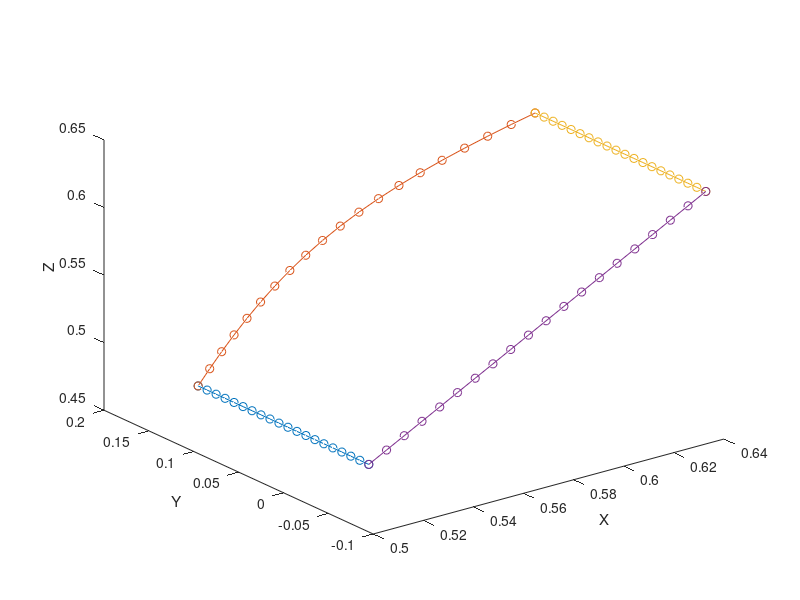

This figure's MATLAB source: (Note: this script raises an error after producing the figure.)
clc;
clear;
close all;

l=0.951*0.4; %longitud max 951mm

x0=0.5;
y0=-(l/4);
z0=0.5;
p=1.5*l+(pi*(l/4)); %Perimetro de la figura
paso=p/60; %Cantidad de puntos, Paso

%% Se hacen las 4 trayectorias a seguir, a trozos 
t1= linspace(0,l/2,20);
t2= linspace(0,pi,20);
t3= linspace(0,l/2,20);
t4= linspace(0,l/2,20);

y1 = y0+t1;
z1 = z0+t1-t1;
x1 = (t1-t1)+x0;

y2= -sqrt((l/4).^2 + ((t1)-l/4).^2)+y0+l/2 + sqrt((l/4).^2 + ((l/2)-l/4).^2);
z2= z0+((l/2)/pi)*t2*sin(pi/4);
x2= x0+((l/2)/pi)*t2*cos(pi/4);

y3 = y0+(l/2)-t3;
z3 = z0+t3-t3+(l/2)*sin(pi/4);
x3= -(t3-t3)+x0+(l/2)*cos(pi/4);

y4 = y0+t4-t4;
z4 = z0+t4-t4+(l/2)*sin(pi/4)-t4*cos(pi/4);
x4 = x0+t4-t4+(l/2)*cos(pi/4)-t4*cos(pi/4);


%Ahora se plotean las trayectorias
plot3(x1,y1,z1)
hold on
plot3(x2,y2,z2)
plot3(x3,y3,z3)
plot3(x4,y4,z4)

xlabel('X') 
ylabel('Y')
zlabel('Z')

x=[x1 x2 x3 x4];
y=[y1 y2 y3 y4];
z=[z1 z2 z3 z4];
xyz=[x' y' z']; %Se define una matriz con todos los puntos xyz
%% Luego se plotean los puntos de las trayectorias
scatter3(x1,y1,z1)
scatter3(x2,y2,z2)
scatter3(x3,y3,z3)
scatter3(x4,y4,z4)

%%
ws = [-100 100 -100 100 -100 400]/100;
plot_options={'workspace',ws,'scale',.4,'view',[-160,39],'tilesize',2,'ortho', 'lightpos',[2 2 14]};


L1=0.265; L2=0.444; L3=0.110; L4=0.470; L5=0.080; L6=0.037;

L(1) = Link('revolute','alpha', 0,    'a', 0,   'd',L1,   'offset', 0,   'modified', 'qlim',[-pi pi]);
L(2) = Link('revolute','alpha', -pi/2,    'a', 0,   'd',0,   'offset', -pi/2,   'modified', 'qlim',[-pi pi]);
L(3) = Link('revolute','alpha', 0,    'a', L2,   'd',0,   'offset', 0,   'modified', 'qlim',[-3.92699 1.48353]);
L(4) = Link('revolute','alpha', -pi/2,    'a', L3,   'd',L4,   'offset', 0,   'modified', 'qlim',[-pi pi]);
L(5) = Link('revolute','alpha', pi/2,    'a', 0,   'd',0,   'offset', 0,   'modified', 'qlim',[-pi pi]);
L(6) = Link('revolute','alpha', -pi/2,    'a', L5,   'd',L6,   'offset', 0,   'modified', 'qlim',[-pi pi]);
Robot = SerialLink(L,'name','ABB CRB 15000','plotopt',plot_options); 

Robot.tool= [1 0 0 0;
            0 1 0 0;
            0 0 1 0;
            0 0 0 1];
%% Se lleva el robot a home
q=[0 0 0 0 0 0];
ql = [0 0 0 0 0 0];
Robot.teach(q)

%% Se calculan los movimientos
rpy=[1.1071 0.7297 -1.1071]; %[r,p,y]=rod2angle([-1,0,1])
for i=1:length(x)   
    
[q1(i) q2(i) q3(i) q4(i) q5(i) q6(i)]=pos_q(rpy,[x(i),y(i),z(i)],Robot,ql);
ql=[q1(i) q2(i) q3(i) q4(i) q5(i) q6(i)]';
%rpy(i,:)=tr2rpy(Robot.fkine([q1(i) q2(i) q3(i) q4(i) q5(i) q6(i)]));
end


%% Se crea una matriz que contiene todas las posiciones de los vectores.
tqc=[q1' q2' q3' q4' q5' q6'];

%% Trayectoria inicial Home to start:
tq = jtraj(q,tqc(1,:),40);
Robot.plot(tq)

%%
Robot.plot(tqc)
%%
v=0.5
for i=1:length(x2)-1 
%Busqueda de las distancia entre los puntos pertenecientes a la curva
x2v(i)=x2(i+1)-x2(i);
y2v(i)=y2(i+1)-y2(i);
z2v(i)=z2(i+1)-z2(i);
N(i)=sqrt((x2v(i).^2)+(y2v(i).^2)+(z2v(i).^2));

tmrec=(x1(2)-x1(1))/v; %Tiempo entre los puntos de las partes rectas
tmcur(1)=(x2(1)-x1(20))/v;%Punto de unión entre recta y curva    %Se cambió de 14 a 20
tmcur(i+1)=N(i)/v;%Tiempo entre puntos de la curva 
tmcur(20)=0.951/v; %SE CAMBIÓ ESTE VALOR

end
%%
%Ahora se crea un vector de tiempos equivalente a las posiciones
%de las articulaciones
for i=1:length(tmcur)-1
tmcur(i+1)=tmcur(i+1)+tmcur(i); %tiempo acumulado en curva
end
temp0=[0:tmrec:tmrec*80 (tmcur+tmrec*80) (tmcur(20)+tmrec*80)+(tmrec:tmrec:tmrec*80)];
temp0=[temp0 temp0(80)+(tmrec:tmrec:tmrec*80)];



%% Ahora se crean los vectores de velocidad ángular
for i=1:length(q1)-1
tqv(i,:)=(tqc(i+1,:)-tqc(i,:))/(temp0(i+1)-temp0(i));
end
tqv(80,:)= tqv(79,:);

%% Se hacen todas las graficas de posición
figure(2)
subplot(2,3,1)
plot(temp0,q1)
xlabel('Tiempo (s)')
ylabel('Ángulo (rad)')
title('q1')
subplot(2,3,2)
plot(temp0,q2)
xlabel('Tiempo (s)')
ylabel('Ángulo (rad)')
title('q2')
subplot(2,3,3)
plot(temp0,q3)
xlabel('Tiempo (s)')
ylabel('Ángulo (rad)')
title('q3')
subplot(2,3,4)
plot(temp0,q4)
xlabel('Tiempo (s)')
ylabel('Ángulo (rad)')
title('q4')
subplot(2,3,5)
plot(temp0,q5)
xlabel('Tiempo (s)')
ylabel('Ángulo (rad)')
title('q5')
subplot(2,3,6)
plot(temp0,q6)
xlabel('Tiempo (s)')
ylabel('Ángulo (rad)')
title('q6')
%% Se hacen todas las graficas de velocidad
figure(3)
subplot(2,3,1)
plot(temp0(1:end-1),tqv(:,1))
xlabel('Tiempo (s)')
ylabel('Velocidad (rad/s)')
title('q1')
subplot(2,3,2)
plot(temp0(1:end-1),tqv(:,2))
xlabel('Tiempo (s)')
ylabel('Velocidad (rad/s)')
title('q2')
subplot(2,3,3)
plot(temp0(1:end-1),tqv(:,3))
xlabel('Tiempo (s)')
ylabel('Velocidad (rad/s)')
title('q3')
subplot(2,3,4)
plot(temp0(1:end-1),tqv(:,4))
xlabel('Tiempo (s)')
ylabel('Velocidad (rad/s)')
title('q4')
subplot(2,3,5)
plot(temp0(1:end-1),tqv(:,5))
xlabel('Tiempo (s)')
ylabel('Velocidad (rad/s)')
title('q5')
subplot(2,3,6)
plot(temp0(1:end-1),tqv(:,6))
xlabel('Tiempo (s)')
ylabel('Velocidad (rad/s)')
title('q6')

%% BORRAR ESTA PARTE
function [q1,q2,q3,q4,q5,q6] = myik(rpy, tras, SerialLink)
T = transl(tras)*rpy2tr(rpy);
dm = T(1:3,4)+0.1*T(1:3,2);
xm = dm(1);
ym = dm(2);
zm = dm(3)-0.525;
L = sqrt(xm^2+ym^2)-0.15;
L1 = 0.770;
L21 = 0.100;
L22 = 0.740;
L2 = sqrt(L21^2+L22^2);
q1 = atan2(ym, xm);
alpha = atan(0.740/0.100);
% Se trabajará codo arriba
ca3 = (L^2+zm^2-L1^2-L2^2)/(2*L1*L2);
q3a = atan2(sqrt(1-ca3^2),ca3);
q3 = q3a-alpha;
sg = L2*sin(pi-q3-alpha)/(sqrt(L^2+zm^2));
gamma = atan2(sg,sqrt(1-sg^2));
q2 = pi/2-atan2(zm,L)-gamma;
% Ya se tienen las primeras 3 matrices de rotación
T03 = trotz(q1)*troty(q2)*troty(q3);
R0_3 = SerialLink.A([1,2,3],[q1 -q2 -q3]);
R03 = R0_3(1:3,1:3);
R30 = R03';
R0f = T(1:3,1:3);
R3f = R30*R0f;
c5 = R3f(2,3);
q5 = atan2(sqrt(1-c5^2),c5);
s4 = R3f(3,3)/sin(q5);
q4 = atan2(s4,sqrt(1-s4^2));
s6 = R3f(2,1)/sin(q5);
q6 = atan2(s6,sqrt(1-s6^2));

end

function [q1,q2,q3,q4,q5,q6] = pos_q(rpy, tras, SerialLink,qn)
R=rpy2r(rpy);
Target = [R,tras';0 0 0 1];

qSolve= SerialLink.ikcon(Target,qn);
q1 = qSolve(1);
q2 = qSolve(2);
q3 = qSolve(3);
q4 = qSolve(4);
q5 = qSolve(5);
q6 = qSolve(6);

end
